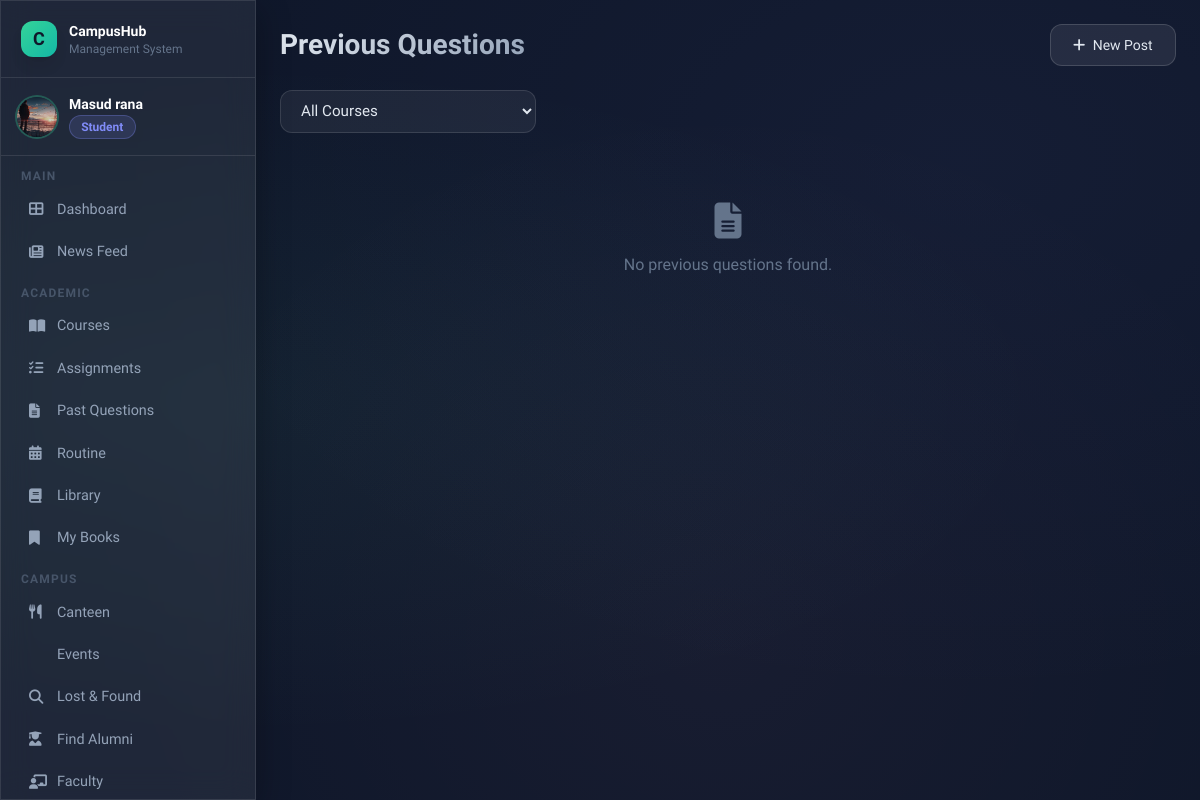
Screenshot of /academic/previous-questions/ (signed in) with the database file from the repository.
### users/models.py (models this page shows, shortened)
class User(AbstractUser):
    ROLE_CHOICES = [
        ('admin', 'Admin'),
        ('teacher', 'Teacher'),
        ('student', 'Student'),
        ('alumni', 'Alumni'),
    ]
    email = models.EmailField(unique=True)
    phone = models.CharField(max_length=20, blank=True)
    role = models.CharField(max_length=20, choices=ROLE_CHOICES, default='student')
    profile_picture = models.ImageField(upload_to='profile_pics/', blank=True, null=True)
    USERNAME_FIELD = 'email'
    REQUIRED_FIELDS = ['username']
    def is_student(self): return self.role == 'student'
    def is_alumni(self): return self.role == 'alumni'

### academic/views.py (the view)
    def wrapper(request, *args, **kwargs):
        if request.user.is_authenticated and request.user.is_alumni():
            messages.error(request, "Alumni do not have access to this section.")
            return redirect('dashboard')
        return view_func(request, *args, **kwargs)

### academic/views.py (called while the page is built)
def alumni_restricted(view_func):
    def wrapper(request, *args, **kwargs):
        if request.user.is_authenticated and request.user.is_alumni():
            messages.error(request, "Alumni do not have access to this section.")
            return redirect('dashboard')
        return view_func(request, *args, **kwargs)
    wrapper.__name__ = view_func.__name__
    return wrapper

@login_required
@alumni_restricted
def previous_questions(request):
    user = request.user
    questions = PreviousQuestion.objects.select_related('course').order_by('-year')
    courses = Course.objects.all()
    course_filter = request.GET.get('course')
    if course_filter:
        questions = questions.filter(course_id=course_filter)
    return render(request, 'academic/previous_questions.html', {
        'questions': questions, 'courses': courses, 'course_filter': course_filter
    })

### templates/academic/previous_questions.html (shortened to what this page needs)
{% extends 'base.html' %}
{% block page_title %}Previous Questions{% endblock %}
{% block content %}
<div class="flex gap-4 mb-5">
  <form method="get" class="flex gap-3">
    <select name="course" class="form-input w-64" onchange="this.form.submit()">
      <option value="">All Courses</option>
    </select>
  </form>
</div>
<div class="grid grid-cols-3 gap-4">
{% for q in questions %}
<div class="glass-card p-5">
  <div class="w-10 h-10 rounded-xl bg-purple-500/20 text-purple-400 flex items-center justify-center text-xl mb-3"><i class="fas fa-file-pdf"></i></div>
  <h3 class="font-bold text-white text-sm mb-1">{{ q.question_name }}</h3>
  <div class="text-xs text-slate-400 mb-3">{{ q.course.course_id }} · {{ q.year }}</div>
  <a href="{{ q.file.url }}" class="btn-secondary text-xs inline-flex items-center gap-1 w-full justify-center" download><i class="fas fa-download"></i> Download</a>
</div>
{% empty %}
<div class="col-span-3 text-center py-12 text-slate-500"><i class="fas fa-file-alt text-4xl mb-3"></i><p>No previous questions found.</p></div>
{% endfor %}
</div>
{% endblock %}

### templates/base.html (shortened to what this page needs)
<!DOCTYPE html>
<html lang="en">
<head>
<script src="https://cdn.tailwindcss.com"></script>
<link rel="stylesheet" href="https://cdnjs.cloudflare.com/ajax/libs/font-awesome/6.4.0/css/all.min.css">
</head>
<body>
<div class="mesh-bg"></div>
{% if user.is_authenticated %}
<div class="flex min-h-screen">
  <aside class="w-64 flex-shrink-0 glass border-r border-white/10 flex flex-col fixed h-full z-20 overflow-y-auto scrollbar-thin">
    <div class="p-5 border-b border-white/10">
      <div class="flex items-center gap-3">
        <div class="w-9 h-9 rounded-xl bg-gradient-to-br from-emerald-400 to-teal-500 flex items-center justify-center text-slate-900 font-bold text-lg shadow-lg">C</div>
        <div>
          <div class="font-bold text-white text-sm">CampusHub</div>
          <div class="text-xs text-slate-500">Management System</div>
        </div>
      </div>
    </div>
    <div class="p-4 border-b border-white/10">
      <div class="flex items-center gap-3">
        {% if user.profile_picture %}
          <img src="{{ user.profile_picture.url }}" class="w-10 h-10 rounded-full object-cover ring-2 ring-emerald-400/30">
        {% else %}
          <div class="w-10 h-10 rounded-full bg-gradient-to-br from-indigo-500 to-purple-500 flex items-center justify-center text-white font-bold text-sm">
            {{ user.first_name|first|upper }}{{ user.last_name|first|upper }}
          </div>
        {% endif %}
        <div class="overflow-hidden">
          <div class="font-semibold text-sm text-white truncate">{{ user.get_full_name|default:user.username }}</div>
          <span class="badge {% if user.role == 'student' %}badge-blue{% elif user.role == 'teacher' %}badge-green{% elif user.role == 'alumni' %}badge-pink{% else %}badge-yellow{% endif %} text-xs">{{ user.role|title }}</span>
        </div>
      </div>
    </div>
    <nav class="p-3 flex-1">
      <div class="mb-2">
        <p class="text-xs text-slate-600 uppercase tracking-widest px-2 mb-1 font-semibold">Main</p>
        <a href="{% url 'dashboard' %}" class="sidebar-link {% if request.resolver_match.url_name == 'dashboard' %}active{% endif %}">
          <i class="fas fa-th-large w-4"></i> Dashboard
        </a>
        <a href="{% url 'post_list' %}" class="sidebar-link {% if 'post' in request.resolver_match.url_name %}active{% endif %}">
          <i class="fas fa-newspaper w-4"></i> News Feed
        </a>
      </div>
      {% if not user.is_alumni %}
      <div class="mb-2">
        <p class="text-xs text-slate-600 uppercase tracking-widest px-2 mb-1 mt-3 font-semibold">Academic</p>
        <a href="{% url 'course_list' %}" class="sidebar-link">
          <i class="fas fa-book-open w-4"></i> Courses
        </a>
        <a href="{% url 'assignment_list' %}" class="sidebar-link">
          <i class="fas fa-tasks w-4"></i> Assignments
        </a>
        <a href="{% url 'previous_questions' %}" class="sidebar-link">
          <i class="fas fa-file-alt w-4"></i> Past Questions
        </a>
        <a href="{% url 'routine' %}" class="sidebar-link">
          <i class="fas fa-calendar-alt w-4"></i> Routine
        </a>
        <a href="{% url 'book_list' %}" class="sidebar-link">
          <i class="fas fa-book w-4"></i> Library
        </a>
        <a href="{% url 'my_books' %}" class="sidebar-link">
          <i class="fas fa-bookmark w-4"></i> My Books
        </a>
      </div>
      {% endif %}
      <div class="mb-2">
        <p class="text-xs text-slate-600 uppercase tracking-widest px-2 mb-1 mt-3 font-semibold">Campus</p>
        <a href="{% url 'canteen_menu' %}" class="sidebar-link">
          <i class="fas fa-utensils w-4"></i> Canteen
        </a>
        <a href="{% url 'event_list' %}" class="sidebar-link">
           Events
        </a>
        <a href="{% url 'lost_found' %}" class="sidebar-link">
          <i class="fas fa-search w-4"></i> Lost & Found
        </a>
        {% if user.is_student %}
        <a href="{% url 'alumni_list' %}" class="sidebar-link">
          <i class="fas fa-user-graduate w-4"></i> Find Alumni
        </a>
        {% endif %}
        <a href="{% url 'faculty_list' %}" class="sidebar-link">
          <i class="fas fa-chalkboard-teacher w-4"></i> Faculty
        </a>
      </div>
    </nav>
  </aside>
  <main class="flex-1 ml-64 p-6 min-h-screen">
    <header class="flex items-center justify-between mb-6">
      <div>
        {% block page_header %}<h1 class="page-title">{% block page_title %}Dashboard{% endblock %}</h1>{% endblock %}
      </div>
      <div class="flex items-center gap-3">
        <a href="{% url 'create_post' %}" class="btn-secondary text-sm"><i class="fas fa-plus mr-1"></i> New Post</a>
      </div>
    </header>
    {% block content %}{% endblock %}
  </main>
</div>
{% else %}
{% block auth_content %}{% endblock %}
{% endif %}
</body>
</html>

### templates/base.html (style rules this page uses)
:root { --glass: rgba(255,255,255,0.07); --glass-border: rgba(255,255,255,0.12); --accent: #6ee7b7; --accent2: #818cf8; --accent3: #f9a8d4; }
* { font-family: 'Sora', sans-serif; }
body { background: #0f172a; color: #e2e8f0; min-height: 100vh; }
.glass { background: var(--glass); backdrop-filter: blur(16px); -webkit-backdrop-filter: blur(16px); border: 1px solid var(--glass-border); box-shadow: 0 8px 32px rgba(0,0,0,0.3); }
.btn-secondary { background: rgba(255,255,255,0.08); border: 1px solid rgba(255,255,255,0.15); color: #e2e8f0; font-weight: 500; padding: 0.6rem 1.4rem; border-radius: 0.75rem; transition: all 0.2s; cursor: pointer; display: inline-block; text-decoration: none; }
.form-input { background: rgba(255,255,255,0.06); border: 1px solid rgba(255,255,255,0.12); color: #e2e8f0; padding: 0.65rem 1rem; border-radius: 0.75rem; width: 100%; transition: border-color 0.2s, box-shadow 0.2s; font-size: 0.95rem; }
.form-input::placeholder { color: #64748b; }
.badge { display: inline-flex; align-items: center; gap: 0.3rem; padding: 0.2rem 0.7rem; border-radius: 9999px; font-size: 0.75rem; font-weight: 600; }
.badge-blue { background: rgba(129,140,248,0.15); color: #818cf8; border: 1px solid rgba(129,140,248,0.3); }
.sidebar-link { display: flex; align-items: center; gap: 0.75rem; padding: 0.65rem 1rem; border-radius: 0.75rem; color: #94a3b8; font-size: 0.9rem; font-weight: 500; transition: all 0.2s; text-decoration: none; }
.page-title { font-size: 1.75rem; font-weight: 700; background: linear-gradient(135deg, #e2e8f0, #94a3b8); -webkit-background-clip: text; -webkit-text-fill-color: transparent; }
.mesh-bg { position: fixed; inset: 0; z-index: -1; background: radial-gradient(ellipse at 20% 50%, rgba(110,231,183,0.05) 0%, transparent 60%), radial-gradient(ellipse at 80% 20%, rgba(129,140,248,0.05) 0%, transparent 60%), radial-gradient(ellipse at 60% 80%, rgba(249,168,212,0.04) 0%, transparent 60%), #0f172a; }
select.form-input option { background: #1e293b; }

### rows the page displays
User: profile_picture (picture), get_full_name "Masud rana", role "Student"
